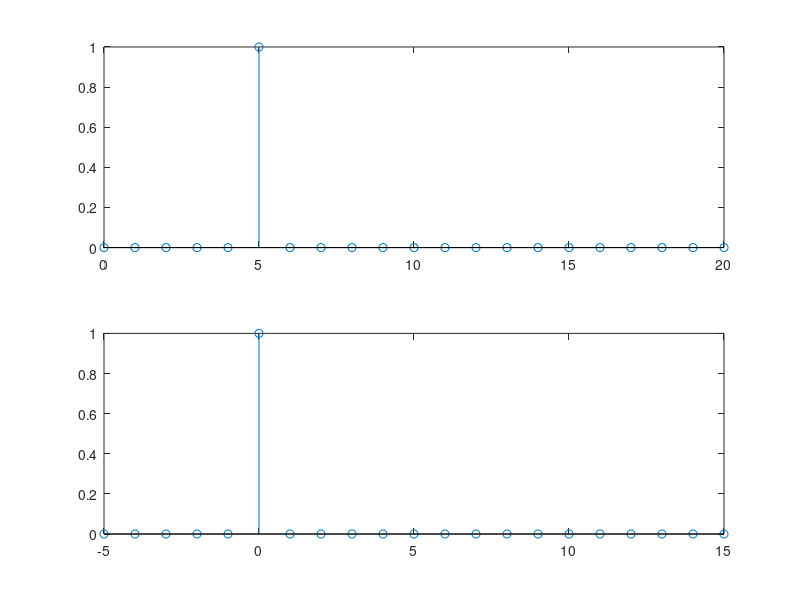
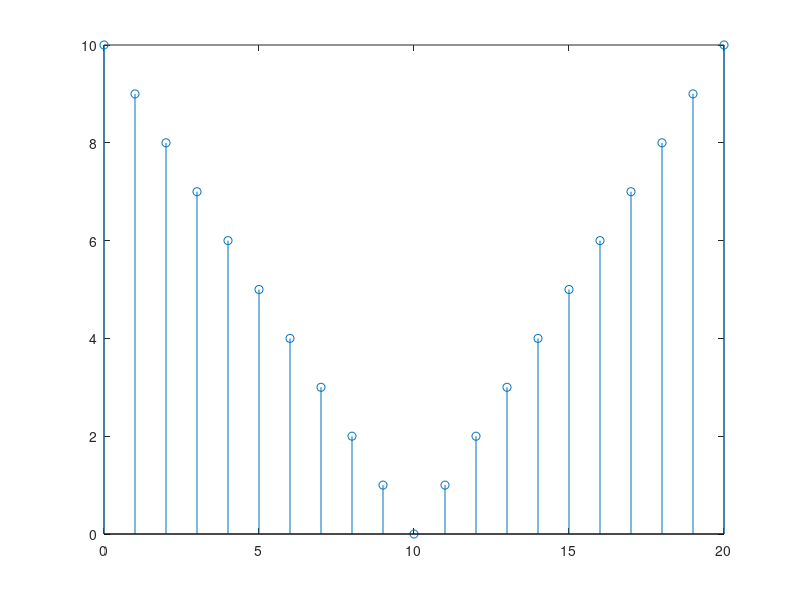
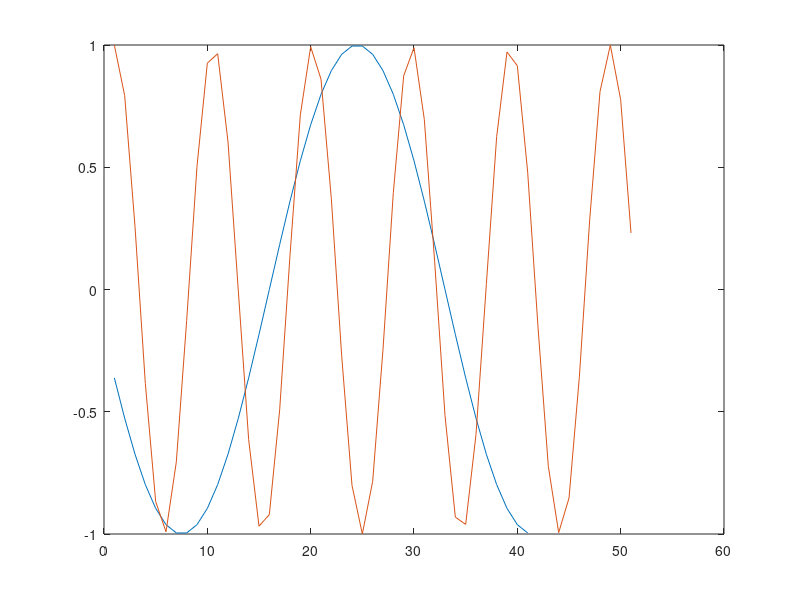
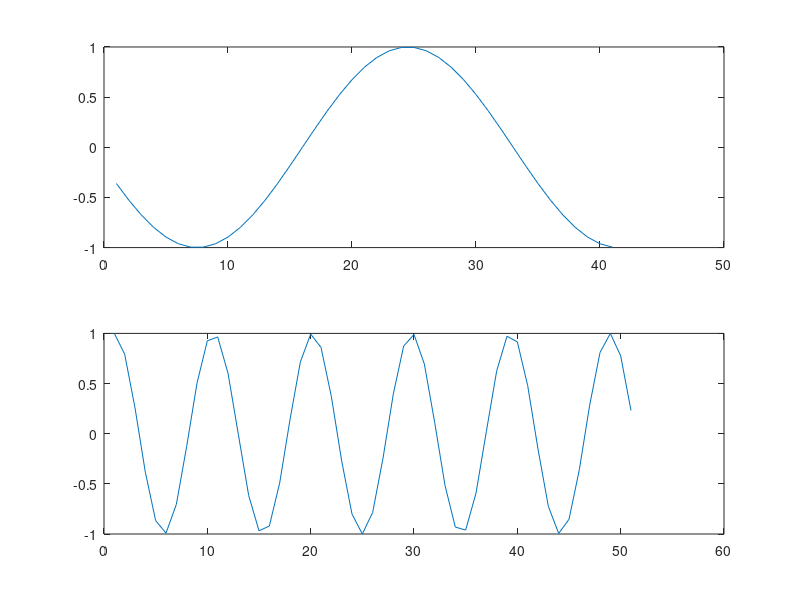

The MATLAB script that drew these images, in order:
% a)
z(6) = 1;
z(21) = 0;
n = 0:20;
m = -5:15;

figure(1)
subplot(2,1,1); stem(n,z);
subplot(2,1,2); stem(m,z);

% b)
t = abs(10 - n);

figure(2);
stem(n,t);

% c)
n1 = -15:25;
n2 = 0:50;

x1 = sin( (pi / 17) * n1);
x2 = cos( (pi / sqrt(23)) * n2 );

figure(3);
plot(x1) ; hold on ; plot(x2);

figure(4);
subplot(2,1,1); plot(x1);
subplot(2,1,2); plot(x2);

% folosind comanda stem()
figure(5);
stem(x1) ; hold on ; stem(x2);

figure(6);
subplot(2,1,1); stem(x1);
subplot(2,1,2); stem(x2);

